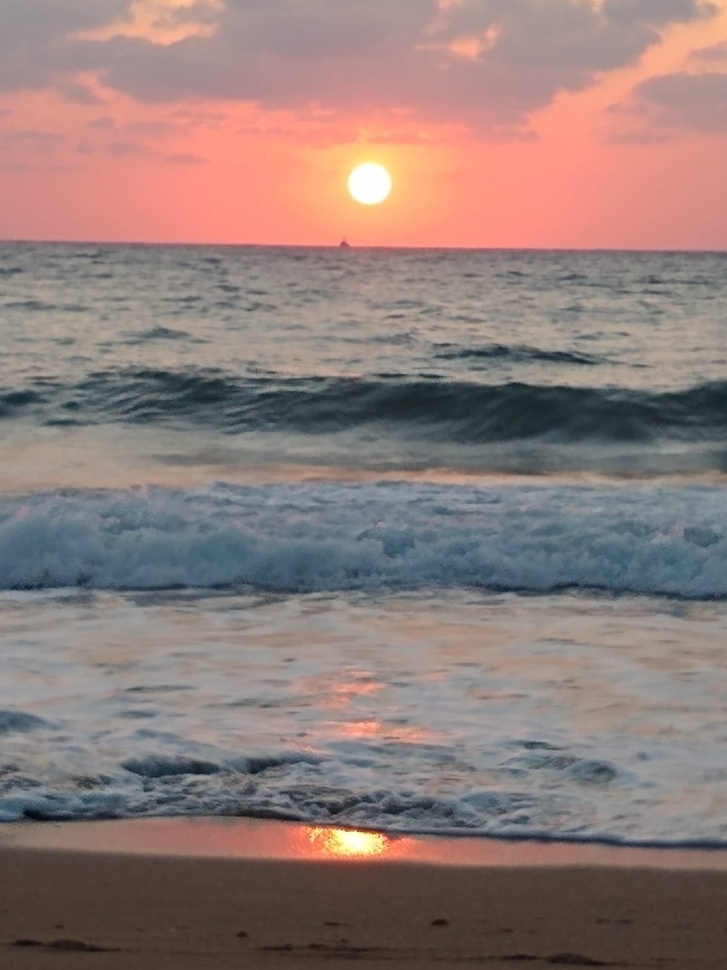
#> input picture Numpy_8/PIC.jpg, 727 x 970 px, shrunk from 1200 x 1600 before the run, found by its file name
$ python Numpy_8.py
#> lines starting #> are read from the running program, lines starting #| are printed output that depends on the picture
import numpy as np
import matplotlib.pyplot as plt

img = plt.imread("Numpy_8\PIC.jpg")
#> img is the input picture: shape (970, 727, 3); mean R, G, B 142.7, 123.6, 120.4


print(img.shape)
#| (970, 727, 3)

red   = img[:, :, 0]
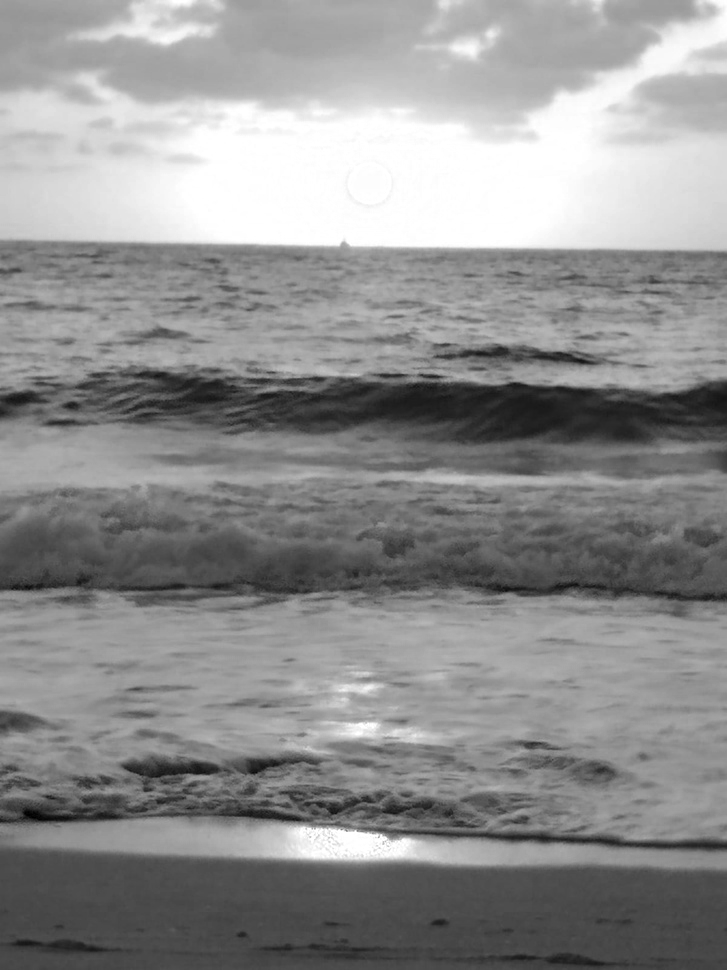
#> red: shape (970, 727); min 0, max 255, mean 142.7
green = img[:, :, 1]
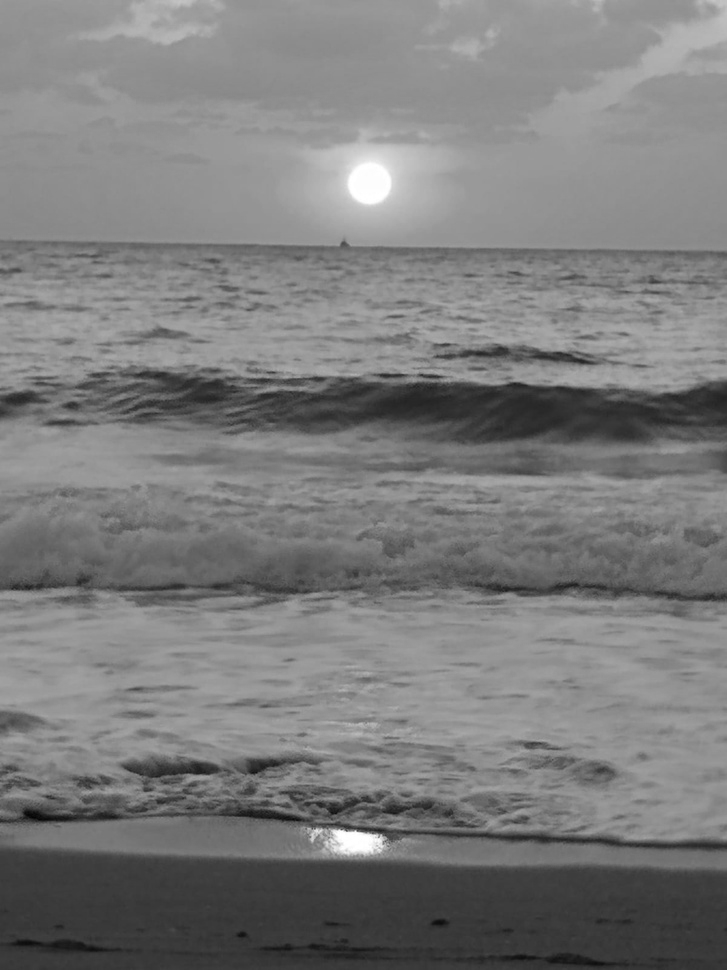
#> green: shape (970, 727); min 3, max 255, mean 123.6
blue  = img[:, :, 2]
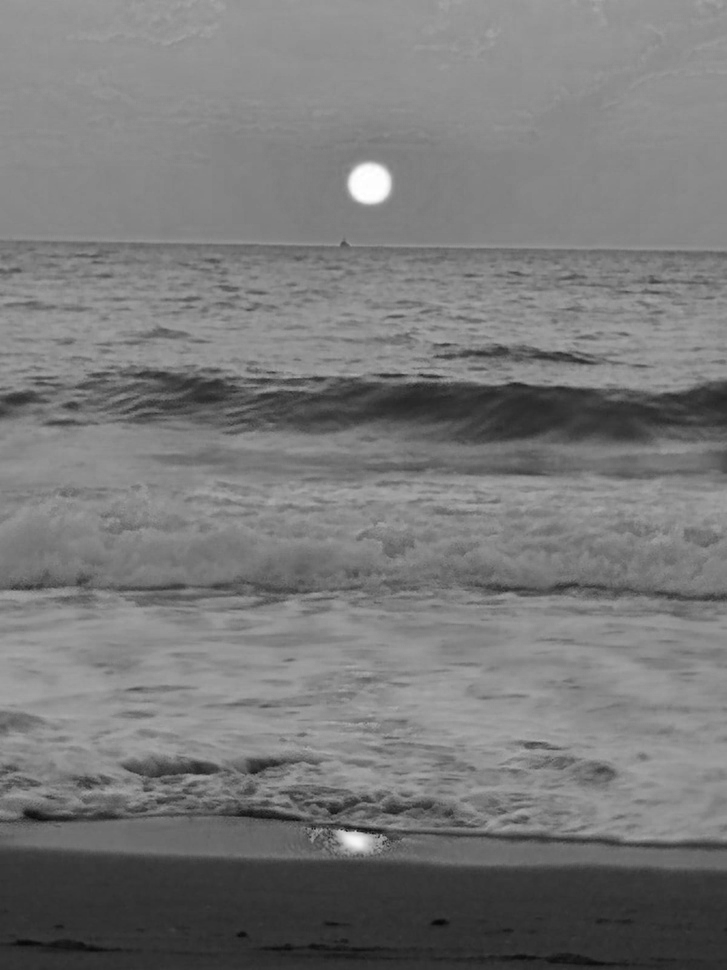
#> blue: shape (970, 727); min 6, max 255, mean 120.4


r_hist, _ = np.histogram(red, bins=256, range=(0, 256))
#> r_hist = 256 values, max 26447 at index 255, min 1 at index 1, mean 2754.6
g_hist, _ = np.histogram(green, bins=256, range=(0, 256))
#> g_hist = 256 values, max 23386 at index 146, min 0 at index 0, mean 2754.6
b_hist, _ = np.histogram(blue, bins=256, range=(0, 256))
#> b_hist = 256 values, max 20544 at index 145, min 0 at index 0, mean 2754.6


plt.figure(figsize=(10,4))

plt.plot(r_hist, color='red')
plt.plot(g_hist, color='green')
plt.plot(b_hist, color='blue')

plt.title("RGB Histogram")
plt.xlabel("Color value (0-255)")
plt.ylabel("Pixel count")
plt.show()
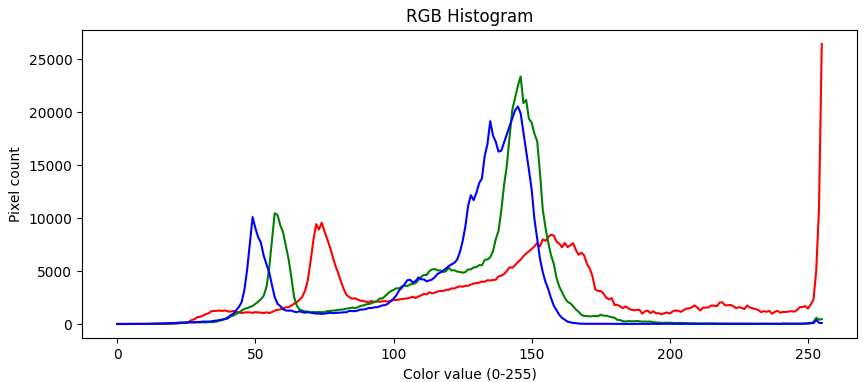
#> figure drawn by matplotlib, 1 panel; curve peaks at x = 255, y = 26447; curve peaks at x = 146, y = 23386; curve peaks at x = 145, y = 20544
